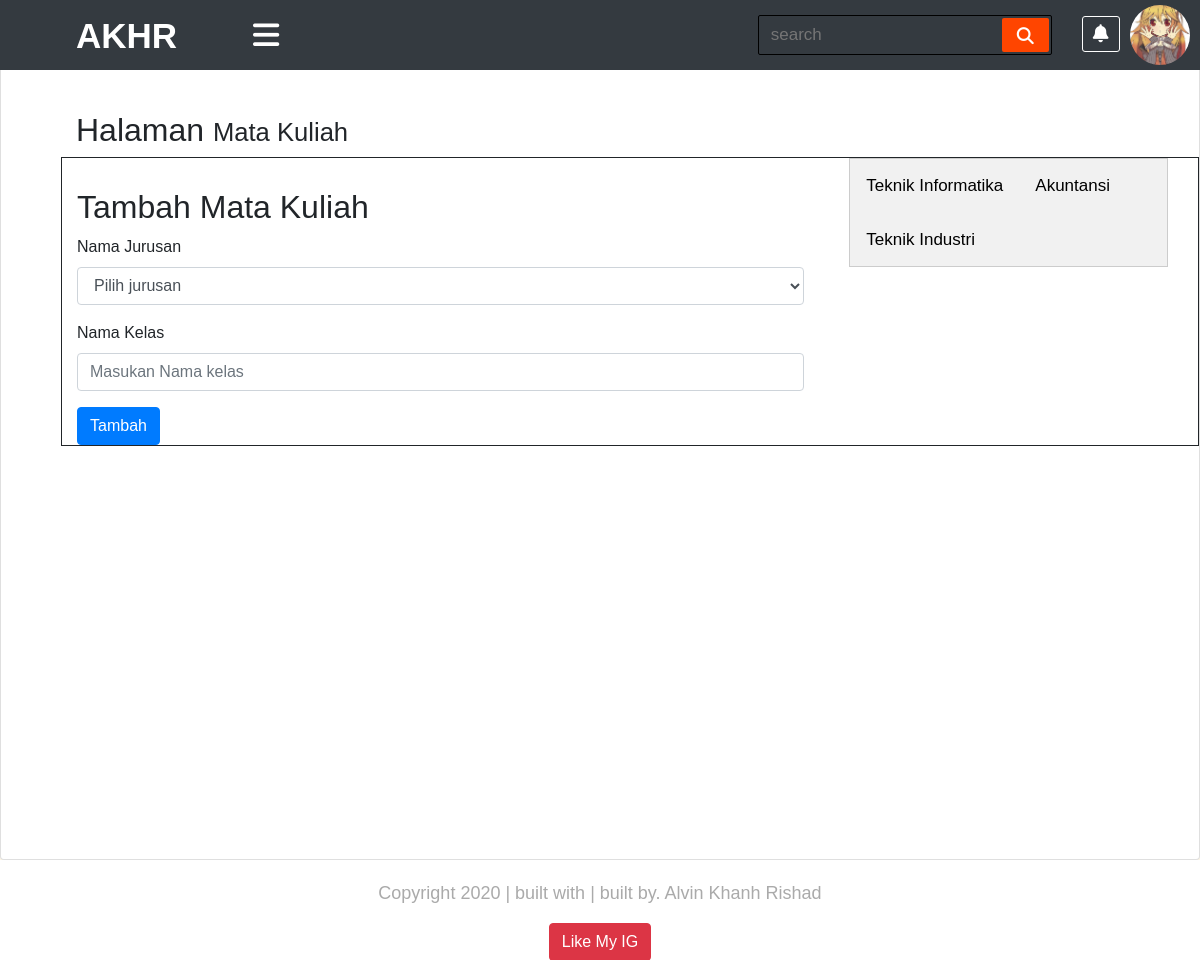
Screenshot of /daftar_kelas.php (signed in) with the database file from the repository.
### tables this page shows
CREATE TABLE `jurusan` (
  `id_jurusan` int(11) NOT NULL,
  `kode_jurusan` varchar(25) DEFAULT NULL,
  `nama_jurusan` varchar(100) DEFAULT NULL
);

### daftar_kelas.php (the view, shortened to what this page needs)
<?php
require 'assets/function/function.php';
   ?>
<!DOCTYPE html>
<html lang="en">
<head>
    <link rel="stylesheet" href="https://cdn.jsdelivr.net/npm/bootstrap@4.5.3/dist/css/bootstrap.min.css">
    <link rel="stylesheet" href="assets/css/content.css">
    <link rel="stylesheet" href="assets/css/main.css">
    <link rel="stylesheet" href="assets/css/sidebar.css">
</head>
<body>
<div class="wrapper">
        <div id="content-wrapper" class="d-flex flex-column">
        <div id="content">
                <div class="topbar">
                    <nav class="navbar navbar-expand-lg navbar-dark bg-dark" id="sidebar-wrapper" role="navigation">
                            <label for="navbar-brand" class="logo"><span class="active navbar-brand" href="#">AKHR</span></label>
                            <div type="button" id="sidebarBar" class="nav-icon1 hamburger animated fadeInLeft is-closed"
                                data-toggle="offcanvas"><i class="fas fa-bars"></i></div>
                            <form action="#">
                                <input type="search" class="data-search" placeholder="search" required>
                                <button type="submit" class="fas fa-search"></button>
                            </form>
                            <div class="components">
                                <ul class="list-unstyled topnav">
                                    <li><a class="active" href="#"><i class="fas fa-bell"></i></a></li>
                                    <li>
                                    <div class="action">
                                            <div class="profile">
                                                <img class="profile-toggle" src="assets/image/gambar.jpg" alt="">
                                            </div>
                                        </div>
                                    </li>
                                </ul>
                            </div>
                        </nav>
                        </div>
    <div class="container-fluid" id="page-content" >
    <div class="card" id="atur_matkul">
    <div class="row" >
    <div class="col-lg-12" style="margin-top:-10px;">
        <h1 class="page-header">
            Halaman
            <small>Mata Kuliah</small>
        </h1>
    </div>
</div>
<div class="row" style=" border:1px solid;">
    <div class="col-lg-8">
        <h3 class="page-header">
            Tambah Mata Kuliah
        </h3>
        <form method="post">
        <div class="form-group">
                <label>Nama Jurusan</label>
                <select name="kode_jurusan" class="form-control" required>
                    <option value="">Pilih jurusan</option>
                </select>
            </div>
                <div class="form-group">
                    <label>Nama Kelas</label>
                        <input class="form-control" name="kelas" placeholder="Masukan Nama kelas" required>
                </div>
            <button type="submit" name="input" class="btn btn-primary" value="Input"/>Tambah</button>
        </form>
        </div>
                <div class="col-lg-4">
                    <div class="row">
                    <div class="col-lg-12">
                        <div class="tab">
                                <?php
                                    $kelas2 = mysqli_query($conn, "select * from jurusan");
                                    while($row2=mysqli_fetch_array($kelas2)){
                                    ?>
                                <button class="tablinks" onclick="openCity(event, '<?php echo $row2['nama_jurusan']; ?>')"><?php echo $row2['nama_jurusan']; ?></button>
                                <?php
                                        }
                                    ?>
                                </div>
                        </div>
                    </div>
                </div>
            </div>
        </div>
    </div>
    <footer class ="footer" >
    <div class="container text-center">
          <div class="row">
            <div class="col-sm-12">
              <p><i class="glyphicon glyphicon-copyright-mark"></i> Copyright 2020 | built with <i class="glyphicon glyphicon-music"></i> | built by. <a href=""></a>Alvin Khanh Rishad </p>
            </div>
          </div>
          <div class="row">
            <div class="col-sm-12"><a href="https://www.youtube.com/watch?v=btYCEsKJ5k4&list=PLFIM0718LjIVWpIhlNA_sU-4ZWvN4uSmb&index=2" class="btn btn-danger"><i class="glyphicon glyphicon-thumbs-up"></i> Like My IG</a></div>
          </div>
        </div>
    </footer>
        </div>
    </div>
</div>
</body>
</html>

### assets/css/main.css (style rules this page uses)
* { margin: 0; padding: 0; -webkit-text-decoration: 0; text-decoration: 0; list-style: none; }
body { font-family: 'sans-serif'; background: oldlace; }
a, a:hover, a:focus { color: inherit; text-decoration: none; -webkit-transition: all 0.3s; transition: all 0.3s; }
.wrapper { display: -webkit-box; display: -ms-flexbox; display: flex; text-decoration: none; -webkit-transition: all 0.3s ease-in-out; transition: all 0.3s ease-in-out; }
.wrapper .container-fluid { padding: 0px; }
.wrapper #page-content { margin-top: 60px; }
.wrapper #content-wrapper { width: 100%; overflow: auto; }
.wrapper #content-wrapper #content { -webkit-box-flex: 1; -ms-flex: 1 0 auto; flex: 1 0 auto; }
.topbar .navbar { position: fixed; z-index: 200; width: 100%; top: 0; right: 0; height: 70px; }
.topbar .navbar .nav-icon1 { color: white; font-size: 30px; cursor: pointer; }
.topbar .navbar .navbar-brand { font-size: 35px; font-weight: bold; padding: 0 60px; margin-top: 10px; }
.topbar .navbar .topnav li { display: inline-block; padding-right: 30px; margin-top: 15px; }
.topbar .navbar .topnav a { font-size: 18px; color: white; border: 1px solid transparent; padding: 7px 10px; border-radius: 3px; }
.topbar .navbar .topnav a.active, .topbar .navbar .topnav a:hover { border: 1px solid white; -webkit-transition: 0.5s; transition: 0.5s; }
.topbar .navbar form { display: -webkit-box; display: -ms-flexbox; display: flex; height: 40px; border-radius: 2px; background: inherit; padding: 2px; min-width: 16% !important; border: 1px solid black; margin-right: 30px; }
.topbar .navbar form .data-search { height: 100%; width: 100%; padding: 0 10px; font-weight: 500; background: none; border: none; color: white; font-size: 17px; }
.topbar .navbar form button { padding: 0 15px; background: orangered; border: none; cursor: pointer; color: white; border-radius: 2px; font-size: 17px; }
.topbar .navbar .action { position: fixed; top: 5px; right: 10px; }
.topbar .navbar .action .profile { position: relative; width: 60px; height: 60px; border-radius: 50%; overflow: hidden; cursor: pointer; }
.topbar .navbar .action .profile img { position: absolute; top: 0; left: 0; width: 100%; height: 100%; -o-object-fit: cover; object-fit: cover; }
#page-content #atur_matkul { min-height: 800px; padding-top: 30px; padding-left: 60px; font-weight: 500; }
#page-content #atur_matkul .row { margin: 0; }
#page-content #atur_matkul .page-header { padding-top: 30px; font-size: 32px; }
.footer { background-color: white; font-size: 18px; bottom: 0; padding: 20px; width: 100%; height: 100px; }
footer p { color: #aaa; font: 1em; }

### daftar_kelas.php (style rules this page uses)
body { font-family: Arial; }
.tab { overflow: hidden; border: 1px solid #ccc; background-color: #f1f1f1; }
.tab button { background-color: inherit; float: left; border: none; outline: none; cursor: pointer; padding: 14px 16px; transition: 0.3s; font-size: 17px; }

### rows the page displays
jurusan: nama_jurusan "Teknik Informatika"
jurusan: nama_jurusan "Akuntansi"
jurusan: nama_jurusan "Teknik Industri"
